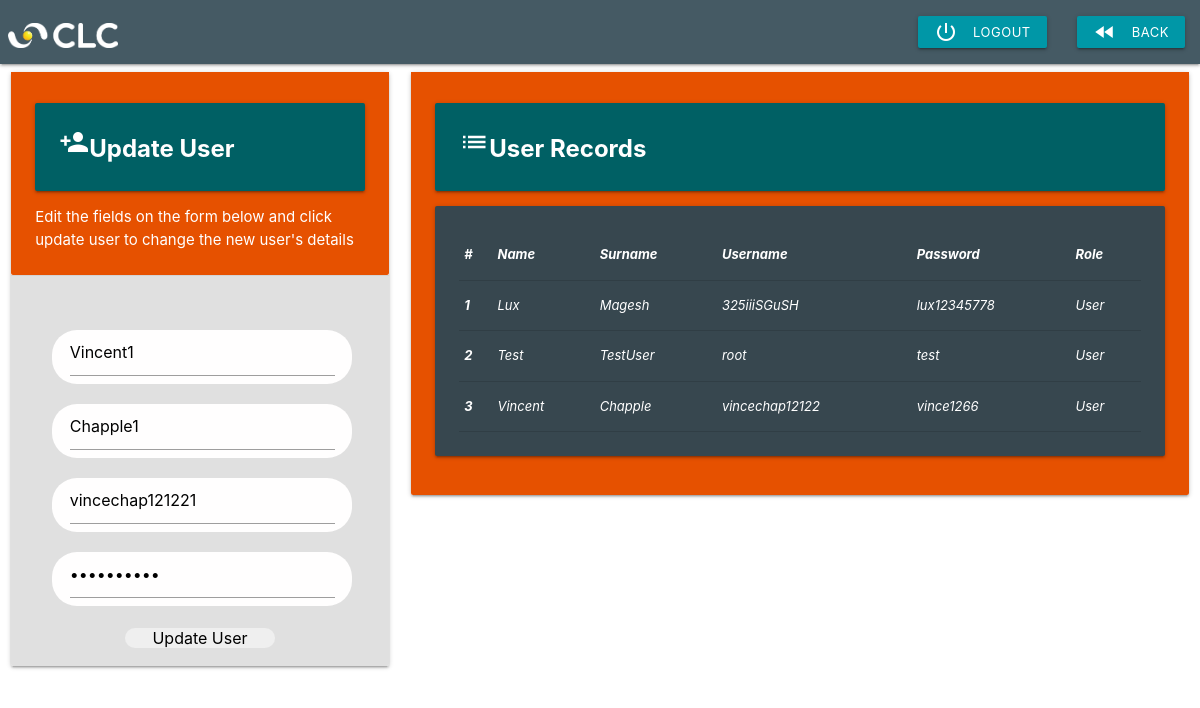
The page /update.php?uid=3 on the database its author committed.
### tables this page shows
CREATE TABLE `users` (
  `uid` int(150) NOT NULL,
  `f_name` varchar(150) NOT NULL,
  `l_name` varchar(150) NOT NULL,
  `username` varchar(150) NOT NULL,
  `password` varchar(150) NOT NULL,
  `role` enum('Admin','Manager','Support','User','Custom') NOT NULL DEFAULT 'User'
);

### update.php (the view, shortened to what this page needs)
<!DOCTYPE html>
  <html>
  <?php
        include_once 'inc/head.php';
    ?>
    <body style="background-image: url('./images/pexels-demian-smit-449559.jpg'); background-size: cover; z-index: -1;object-fit: cover;">
    <?php
        include_once 'inc/navbar2.php';
    ?>
    <div class="row ContentOne">
      <div class="ContentOne col s12 m4 xs12">
    <div class="card horizontal">
    <div class="card-stacked">
        <div class="card-content  orange darken-4 white-text">
          <div class="card-panel  cyan darken-4">
            <span class="white-text" style="font-size:x-large ;font-weight:bolder;"> <i class="small material-icons">person_add</i>Update User
          </span>
          </div>
                <p>Edit the fields on the form below and click update user to change the new user's details</p>
          </div>
            <div class="card-action grey lighten-2">
              <?php
                  require 'dbcon.php';
                  if (isset($_GET['uid'])){
                    $uid = $_GET['uid'];
                    $sql5 = "SELECT * FROM `users` WHERE uid=$uid";
                    $result5 = $conn->query($sql5);
                    if ($result5->num_rows > 0){
                      while($row = $result5->fetch_assoc()){
                        $uid = $row['uid'];
                        $name = $row['f_name'];
                        $lastname = $row['l_name'];
                        $username1 = $row['username'];
                        $password1 = $row['password'];
          ?>
<form class="" action="scriptupdate.php" method="POST">
                          <input type="hidden" name="uid" class="validate" value="<?php print_r($uid); ?>" id="uid" placeholder="   User id"/>
                  <div class="row">
                    <div class="txt s12 m12 xs12">
                          <input type="text" name="f_name" pattern="[A-Za-z]*" class="validate" value="<?php echo print_r($name); ?>" id="f_name" placeholder="   Firstname"/>
                    </div>
                  </div>
                  <div class="row">
                    <div class="txt s12 m12 xs12">
                            <input type="text" name="l_name" pattern="[A-Za-z]*" class="validate" value="<?php echo print_r($lastname); ?>" id="l_name" placeholder="    Lastname"/>
                    </div>
                  </div>
                  <div class="row">
                    <div class="txt s12 m12 xs12">
                              <input type="text" name="username" value="<?php echo print_r($username1); ?>" id="username" placeholder="   Username"/>
                    </div>
                  </div>
                  <div class="row">
                    <div class="txt s12 m12 xs12">
                              <input type="password" name="password" value="<?php echo print_r($password1); ?>" id="password" placeholder="   Password 8+ characters / special incl."/>
                    </div>
                  </div>
                   <div class="btnsub">
                                  <div class="Update User">
                                          <input type="submit" name="update" id="btnsub3" value="Update User"/>
                                  </div>
                  </div>
                  </div>
                  </div>
            </div>
		   <?php
                }
            }
          }
?>
          </div>
          <div class="ContentTwo col s12 m8 xs12 text-white">
      <div class="card horizontal">
      <div class="card-stacked">
        <div class="card-content orange darken-4 white-text">
      <div class="card-panel cyan darken-4">
        <span class="white-text" style="font-size:x-large ;font-weight:bolder"><i class="small material-icons">list</i>User Records</span>
      </div>
      <div class="card-panel white-text blue-grey darken-3" style="font-size:small; font-style: oblique;">
        <?php
          require 'dbcon.php';
          $sql = "SELECT * FROM `users`";
          $result = $conn->query($sql);
        ?>
      <table class="table table-dark">
          <thead>
            <tr>
              <th scope="col">#</th>
              <th scope="col">Name</th>
              <th scope="col">Surname</th>
              <th scope="col">Username</th>
              <th scope="col">Password</th>
              <th scope="col">Role</th>
            </tr>
          </thead>
          <?php
            while ($row = $result->fetch_assoc()) {
          ?>
          <tbody>
            <tr>
              <th scope="row"><?php echo $row["uid"] ?></th>
              <td><?php echo $row["f_name"] ?></td>
              <td><?php echo $row["l_name"] ?></td>
              <td><?php echo $row["username"] ?></td>
              <td><?php echo $row["password"] ?></td>
              <td><?php echo $row["role"] ?></td>
            </tr>
          </tbody>
          <?php
          }
          ?>
      </table>
      </div>
        </div>
      </div>
    </div>
      </div>
        </div>
    </body>
  </html>

### rows shown on the page
users: f_name "Vincent1", l_name "Chapple1", username "vincechap121221", uid "3", f_name "Vincent", l_name "Chapple", username "vincechap12122", password "vince1266", role "User"
users: uid "1", f_name "Lux", l_name "Magesh", username "325iiiSGuSH", password "lux12345778", role "User"
users: uid "2", f_name "Test", l_name "TestUser", username "root", password "test", role "User"
